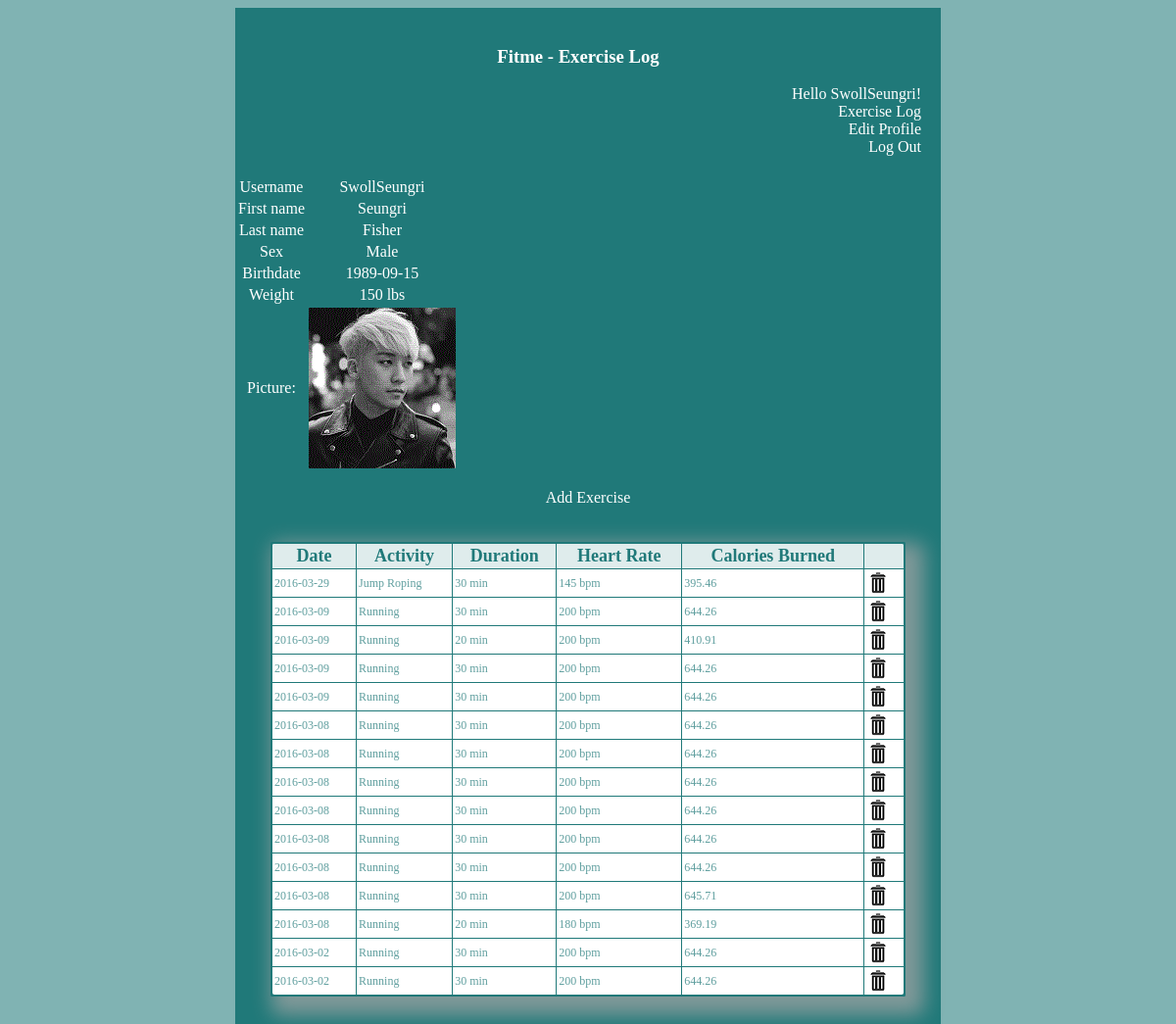
/index.php (signed in), run on the app's committed database.
### tables this page shows
CREATE TABLE `exercise_user` (
  `user_id` int(11) NOT NULL AUTO_INCREMENT,
  `username` varchar(30) NOT NULL,
  `password` varchar(40) DEFAULT NULL,
  `first_name` varchar(20) NOT NULL,
  `last_name` varchar(20) NOT NULL,
  `sex` char(1) DEFAULT NULL,
  `birthdate` date NOT NULL,
  `weight` int(11) DEFAULT NULL,
  `picture` varchar(50) DEFAULT NULL,
  `join_date` timestamp NOT NULL DEFAULT CURRENT_TIMESTAMP ON UPDATE CURRENT_TIMESTAMP,
  PRIMARY KEY (`user_id`)
);

CREATE TABLE `exercise_log` (
  `id` int(11) NOT NULL AUTO_INCREMENT,
  `user_id` int(11) DEFAULT NULL,
  `date` date DEFAULT NULL,
  `type` varchar(30) NOT NULL,
  `time_in_minutes` int(4) DEFAULT NULL,
  `heart_rate` int(3) NOT NULL,
  `calories_burned` decimal(5,2) NOT NULL,
  PRIMARY KEY (`id`)
);

### index.php (the view, shortened to what this page needs)
<?php
    $page_title = 'Exercise Log';
    require_once('header.php');
    require_once('navmenu.php');
    echo '<div class="profile">';
    $dbc = mysqli_connect(DB_HOST, DB_USER, DB_PASSWORD, DB_NAME);
    if (!isset($_GET['user_id'])) {
        $query = "SELECT username, first_name, last_name, sex, birthdate, weight, picture FROM exercise_user WHERE user_id = '" . $_SESSION['user_id'] . "'";
    } else {
        $query = "SELECT username, first_name, last_name, sex, birthdate, weight, picture FROM exercise_user WHERE user_id = '" . $_GET['user_id'] . "'";
    }
    $data = mysqli_query($dbc, $query);
    if (mysqli_num_rows($data) == 1) {
        $row = mysqli_fetch_array($data);
        echo '<table>';
        if (!empty($row['username'])) {
            echo '<tr><td class="label">Username</td><td>' . $row['username'] . '</td></tr>';
        }
        if (!empty($row['first_name'])) {
            echo '<tr><td class="label">First name</td><td>' . $row['first_name'] . '</td></tr>';
        }
        if (!empty($row['last_name'])) {
            echo '<tr><td class="label">Last name</td><td>' . $row['last_name'] . '</td></tr>';
        }
        if (!empty($row['sex'])) {
            echo '<tr><td class="label">Sex</td><td>';
            if ($row['sex'] == 'M') {
                echo 'Male';
            }
            else if ($row['sex'] == 'F') {
                echo 'Female';
            } else {
                echo '?';
            }
            echo '</td></tr>';
        }
        if (!empty($row['birthdate'])) {
            if (!isset($_GET['user_id']) || ($_COOKIE['user_id'] == $_GET['user_id'])) {
                echo '<tr><td class="label">Birthdate</td><td>' . $row['birthdate'] . '</td></tr>';
            }
        }
        if (!empty($row['weight'])) {
            echo '<tr><td class="label">Weight</td><td>' . $row['weight'] . ' lbs</td>';
        }
        if (!empty($row['picture'])) {
            echo '<tr><td class="label">Picture:</td><td><img src="' . MM_UPLOADPATH . $row['picture'] .
              '" alt="Profile Picture" /></td></tr>';
        }
        echo '</table>';
        $dbc = mysqli_connect(DB_HOST, DB_USER, DB_PASSWORD, DB_NAME);
        $query = "SELECT * FROM exercise_log WHERE user_id = " . $_SESSION['user_id'] . " ORDER BY date DESC";
        $data = mysqli_query($dbc, $query);
        if (empty($row['birthdate']) || empty($row['weight'])) {
            echo '<p>You are missing some important information needed to create your log!<br />To start adding exercises, <a href="editprofile.php">Edit Your Profile</a>.</p>';
        } else if (mysqli_num_rows($data) > 0) {
            $count = 1;
            echo '<br /><a href="addexercise.php">Add Exercise</a><br />';
            echo '<div class="generatecss_dot_com_table"><table><tr><td>Date</td><td>Activity</td><td>Duration</td><td>Heart Rate</td><td>Calories Burned</td><td></td></tr>';
            while (($row = mysqli_fetch_array($data)) && ($count <= 15)) {
                $count++;
                echo '<tr><td>' . $row['date'] . '</td><td>' . $row['type'] . '</td>' .
                        '<td>' . $row['time_in_minutes'] . ' min</td><td>' . $row['heart_rate'] .
                        ' bpm</td><td>' . $row['calories_burned'] .
                        '</td><td><a href="delete.php?id=' . $row['id'] . '&amp;date=' . $row['date'] .
                        '&amp;time_in_minutes=' . $row['time_in_minutes'] . '&amp;type=' . $row['type'] .
                        '&amp;heart_rate=' . $row['heart_rate'] . '&amp;calories_burned=' . $row['calories_burned'] .
                        '"><img src="images\trash.png" /></a></td></tr>';
            }
            echo '</table></div>';
        } else {
                echo 'You have not logged any exercises yet. Would you like to <a href="addexercise.php">log an exercise?</a>';
        }
    } else {
        echo '<p class="error">There was a problem accessing your profile.</p>';
    }
    echo '</div>';
?>

### header.php (shortened to what this page needs)
<!DOCTYPE html PUBLIC "-//W3C//DTD XHTML 1.0 Transitional//EN"
"http://www.w3.org/TR/xhtml1/DTD/xhtml1-transitional.dtd">
<html xmlns="http://www.w3.org/1999/xhtml" xml:lang="en" lang="en">
<head>
    <link rel="stylesheet" type="text/css" href="style.css" />
</head>
<body>
<div class="main">

### navmenu.php
<?php
    echo '<div class="navmenu">';
    echo '<h3>Fitme - ' . $page_title . '</h3>';
    if(!isset($_SESSION['username'])) {
        echo '<a href="login.php">Login</a><br />';
        echo '<a href="signup.php">Sign Up</a>';
    } else {
        echo 'Hello  ' . $_SESSION['username'] . '!<br />';
        echo '<a href="index.php">Exercise Log</a><br />';
        echo '<a href="editprofile.php">Edit Profile</a><br />';
        echo '<a href="logout.php">Log Out</a><br />';
    }
    echo '</div>';
?>

### style.css (style rules this page uses)
body { margin-right: 20%; margin-left: 20%; font-family: tahoma; color: white; background-color: #80b3b3; padding: 0%; }
.main { padding-bottom: 100%; background-color: #207979; text-align: center; }
h3 { text-align: center; }
.navmenu { background-color: #207979; padding-right: 20px; padding-bottom: 20px; padding-top: 20px; text-align: right; }
a { color: white; text-decoration: none; }
.generatecss_dot_com_table { margin: 36px; box-shadow: 10px 10px 20px 9px #809999; border: 2px solid #207979; -moz-border-radius-bottomleft: 2px; -webkit-border-bottom-left-radius: 2px; border-bottom-left-radius: 2px; -moz-border-radius-bottomright: 2px; -webkit-border-bottom-right-radius: 2px; border-bottom-right-radius: 2px; -moz-border-radius-topright: 2px; -webkit-border-top-right-radius: 2px; border-top-right-radius: 2px; -moz-border-radius-topleft: 2px; -webkit-border-top-left-radius: 2px; border-top-left-radius: 2px; }
.generatecss_dot_com_table table { margin: 0px; padding: 0px; border-collapse: collapse; border-spacing: 0; width: 100%; height: 100%; }
.generatecss_dot_com_table tr:last-child td:last-child { -moz-border-radius-bottomright: 2px; -webkit-border-bottom-right-radius: 2px; border-bottom-right-radius: 2px; }
.generatecss_dot_com_table table tr:first-child td:first-child { -moz-border-radius-topleft: 2px; -webkit-border-top-left-radius: 2px; border-top-left-radius: 2px; }
.generatecss_dot_com_table table tr:first-child td:last-child { -moz-border-radius-topright: 2px; -webkit-border-top-right-radius: 2px; border-top-right-radius: 2px; }
.generatecss_dot_com_table tr:last-child td:first-child { -moz-border-radius-bottomleft: 2px; -webkit-border-bottom-left-radius: 2px; border-bottom-left-radius: 2px; }
.generatecss_dot_com_table tr:nth-child(odd) { background-color: #ffffff; }
.generatecss_dot_com_table tr:nth-child(even) { background-color: #ffffff; }
.generatecss_dot_com_table td { vertical-align:middle; border:2px solid #207979; border-width: 0px 1px 1px 0px; text-align: left; padding: 2px; font-size: 12px; font-family: Tahoma; color: #609f9f; }
.generatecss_dot_com_table tr:last-child td { border-width: 0px 1px 0px 0px; }
.generatecss_dot_com_table tr td:last-child { border-width: 0px 0px 1px 0px; }
.generatecss_dot_com_table tr:last-child td:last-child { border-width: 0px 0px 0px 0px; }
.generatecss_dot_com_table tr:first-child td { background:-o-linear-gradient(bottom, #dfecec 5%, #dfecec 100%); background:-webkit-gradient(linear, left top, left bottom, color-stop(0.05, #dfecec), color-stop(1, #dfecec)); background:-moz-linear-gradient(center top, #dfecec 5%, #dfecec 100%); filter:progid:DXImageTransform.Microsoft.gradient(startColorstr="#dfecec", endColorstr="#dfecec"); background: -o-linear-gradient(top,#dfecec, #dfecec); background-color: #dfecec; border: 2px solid #207979; text-align: center; border-width: 0px 0px 1px 1px; font-size: 18px; font-family: Tahoma; color: #207979; font-weight: bold; }
.generatecss_dot_com_table tr:first-child td:first-child { border-width: 0px 0px 1px 0px; }
.generatecss_dot_com_table tr:first-child td:last-child { border-width: 0px 0px 1px 1px; }

### data on the page
exercise_user: username "SwollSeungri", first_name "Seungri", last_name "Fisher", birthdate "1989-09-15", weight "150", picture (picture)
exercise_log: date "2016-03-29", type "Jump Roping", time_in_minutes "30", heart_rate "145", calories_burned "395.46"
exercise_log: date "2016-03-09", type "Running", time_in_minutes "30", heart_rate "200", calories_burned "644.26"
exercise_log: date "2016-03-09", type "Running", time_in_minutes "20", heart_rate "200", calories_burned "410.91"
exercise_log: date "2016-03-09", type "Running", time_in_minutes "30", heart_rate "200", calories_burned "644.26"
exercise_log: date "2016-03-09", type "Running", time_in_minutes "30", heart_rate "200", calories_burned "644.26"
exercise_log: date "2016-03-08", type "Running", time_in_minutes "30", heart_rate "200", calories_burned "644.26"
exercise_log: date "2016-03-08", type "Running", time_in_minutes "30", heart_rate "200", calories_burned "644.26"
exercise_log: date "2016-03-08", type "Running", time_in_minutes "30", heart_rate "200", calories_burned "644.26"
exercise_log: date "2016-03-08", type "Running", time_in_minutes "30", heart_rate "200", calories_burned "644.26"
exercise_log: date "2016-03-08", type "Running", time_in_minutes "30", heart_rate "200", calories_burned "644.26"
exercise_log: date "2016-03-08", type "Running", time_in_minutes "30", heart_rate "200", calories_burned "644.26"
exercise_log: date "2016-03-08", type "Running", time_in_minutes "30", heart_rate "200", calories_burned "645.71"
exercise_log: date "2016-03-08", type "Running", time_in_minutes "20", heart_rate "180", calories_burned "369.19"
exercise_log: date "2016-03-02", type "Running", time_in_minutes "30", heart_rate "200", calories_burned "644.26"
exercise_log: date "2016-03-02", type "Running", time_in_minutes "30", heart_rate "200", calories_burned "644.26"

### other printed values
$page_title "Exercise Log"
$_SESSION['username'] "SwollSeungri"
